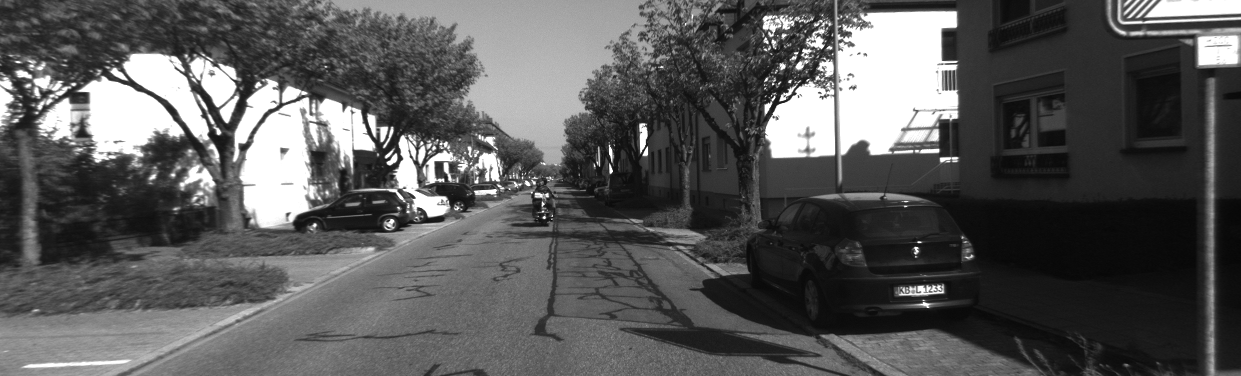
#> input picture ORB_BFMatcher/l.png, 1241 x 376 px, found by its file name
$ python orb_bf.py
#> lines starting #> are read from the running program, lines starting #| are printed output that depends on the picture
import numpy as np
import cv2


query_img = cv2.imread('/home/surya/Documents/AERO_CODE/ORB_BFMatcher/l.png')
#> query_img is the input picture: shape (376, 1241, 3); min 6, max 255, mean 89
train_img = cv2.imread('/home/surya/Documents/AERO_CODE/ORB_BFMatcher/r.png')
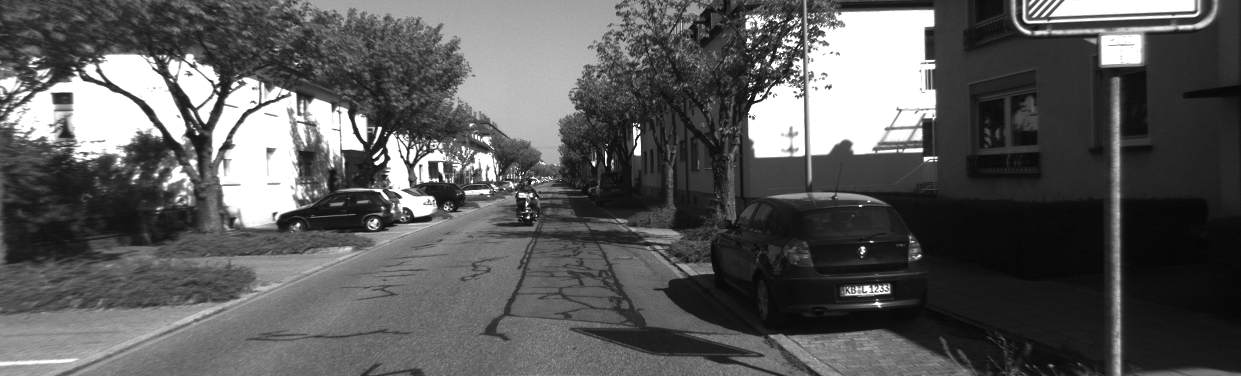
#> input picture ORB_BFMatcher/r.png, 1241 x 376 px, found by its file name
#> train_img is the input picture: shape (376, 1241, 3); min 5, max 255, mean 90.3


query_img_bw = cv2.cvtColor(query_img,cv2.COLOR_BGR2GRAY)
train_img_bw = cv2.cvtColor(train_img, cv2.COLOR_BGR2GRAY)

orb = cv2.ORB_create()

queryKeypoints, queryDescriptors = orb.detectAndCompute(query_img_bw,None)
#> queryKeypoints = 500 keypoints; strongest (x, y, size): (780, 99, 31), (387, 162, 31), (794, 94, 31), (780, 98, 37.2)
trainKeypoints, trainDescriptors = orb.detectAndCompute(train_img_bw,None)
#> trainKeypoints = 500 keypoints; strongest (x, y, size): (375, 162, 31), (755, 98, 31), (635, 128, 31), (379, 127, 31)

matcher = cv2.BFMatcher()
matches = matcher.match(queryDescriptors,trainDescriptors)
#> matches = 500 matches
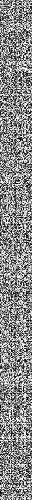
#> queryDescriptors: shape (500, 32); min 0, max 255, mean 137

final_img = cv2.drawMatches(query_img, queryKeypoints,
train_img, trainKeypoints, matches[:20],None)
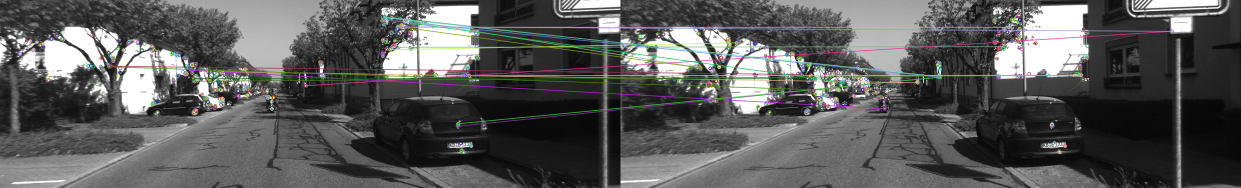
#> final_img: shape (376, 2482, 3) (shown at 1/2 size); mean B, G, R 89.8, 90.2, 90.3

final_img = cv2.resize(final_img, (1000,650))
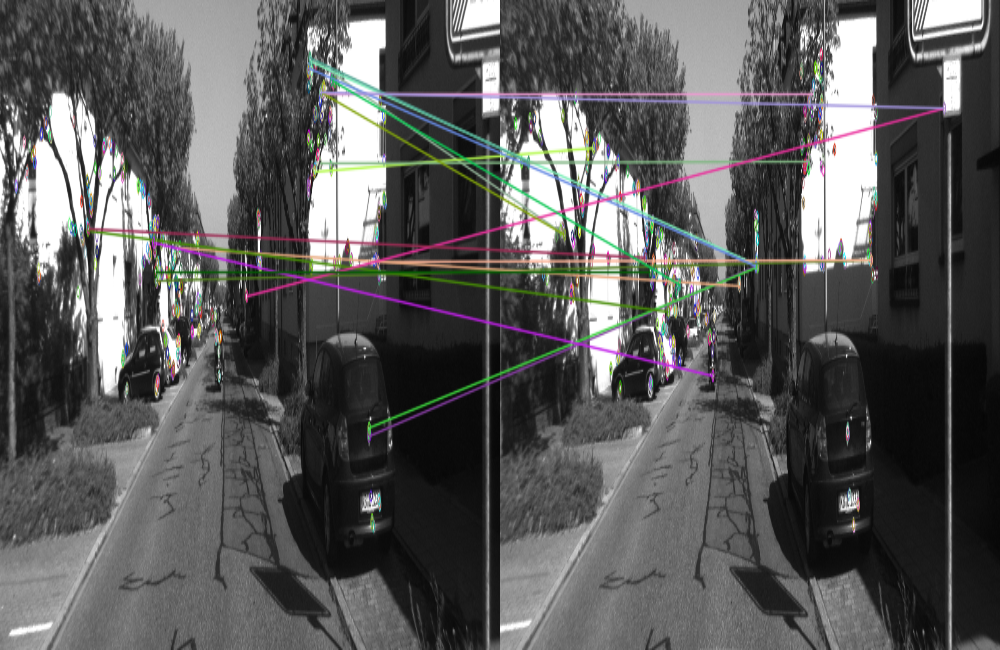
#> final_img: shape (650, 1000, 3); mean B, G, R 89.7, 90.1, 90.2

# Show the final image
cv2.imshow("Matches", final_img)
cv2.waitKey(3000)
